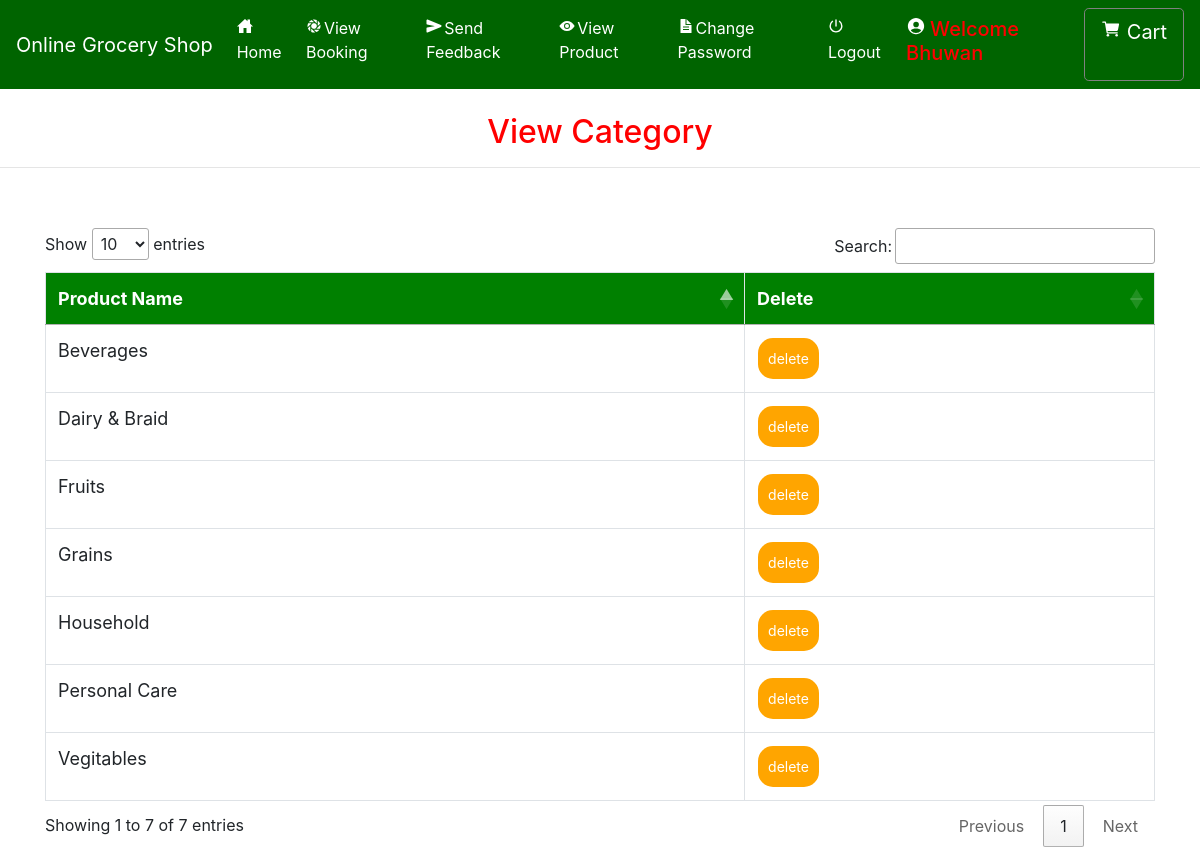
Screenshot of /view_categary/ (signed in) with the database file from the repository.
### grocery/models.py (models this page shows, shortened)
class Category(models.Model):
    name = models.CharField(max_length=30, null=True)

### grocery/views.py (the view)
# urls.py: path('view_categary/', View_Categary, name='view_categary'),
def View_Categary(request):
    if not request.user.is_authenticated:
        return redirect('login_admin')
    pro = Category.objects.all()
    d = {'pro': pro}
    return render(request,'view_category.html', d)

### grocery/templates/view_category.html (shortened to what this page needs)
{% extends 'navigation.html' %}
{% block body %}
<center><h2 style="color:red;margin-top:2%">View Category</h2></center><hr>
<div class="container" style="margin-top:5%">
<table class="table table-bordered" id="myTable">
  <thead>
  <tr>
    <th>Product Name</th>
    <th>Delete</th>
  </tr>
  </thead>
   <tbody>
    {% for i in pro %}
  <tr>
    <td>{{i.name}}</td>
    <td><a href="{% url 'delete_category' i.id %}" onclick="return confirm('Are you sure?')"><button class="button button1">delete</button></a></td>
  </tr>
    {% endfor %}
    </tbody>
</table>
 </div>
{% endblock %}

### grocery/templates/navigation.html (style rules this page uses)
* { box-sizing: border-box; }
#myTable { border-collapse: collapse; width: 100%; border: 1px solid #ddd; font-size: 18px; }
#myTable th { text-align: left; padding: 12px; background-color: green; color: white; }
#myTable td { text-align: left; padding: 12px; background-color: white; }
#myTable tr { border-bottom: 1px solid #ddd; }
.button { background-color: orange; border: none; color: white; padding: 10px; text-align: center; text-decoration: none; display: inline-block; font-size: 14px; margin: 1px 1px; cursor: pointer; }
.button1 { border-radius: 15px; }

### rows the page displays
Category: name "Fruits"
Category: name "Vegitables"
Category: name "Beverages"
Category: name "Personal Care"
Category: name "Dairy & Braid"
Category: name "Grains"
Category: name "Household"
